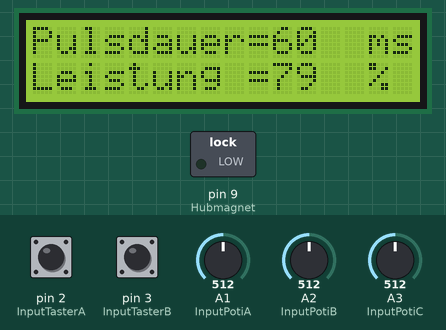
Recording of a sketch running on a simulated Arduino Uno, built with avr-gcc and run on an emulated ATmega328P. Parts: 16×2 character LCD, switched loads named in the sketch (green lamp = pin HIGH). Dashed ring = blinking. The test bench sets the inputs (shaded band); at power-on: pin 3 (InputTasterB) LOW, A3 (InputPotiC) = 512, A1 (InputPotiA) = 512, A2 (InputPotiB) = 512, pin 2 (InputTasterA) LOW.

Above: at 1.2 s.
1.3 s: pin 3 (InputTasterB) pulled HIGH for 0.15 s
At 2.1 s:
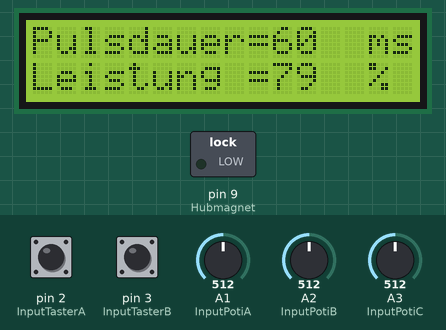
4.4 s: A3 (InputPotiC) set to 306
At 5.0 s:
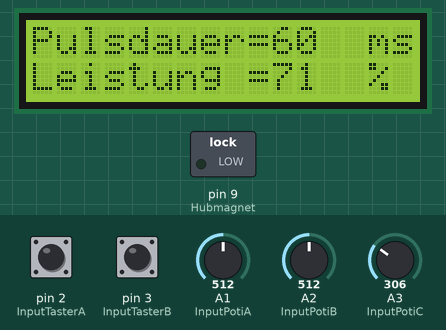
7.4 s: A1 (InputPotiA) set to 716
At 8.5 s:
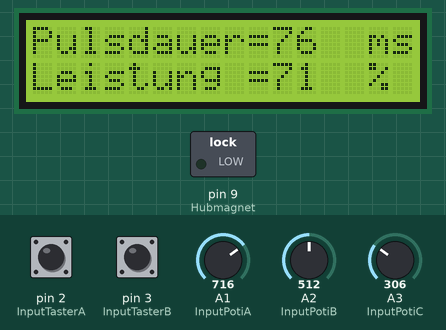
9.4 s: A2 (InputPotiB) set to 900
10.9 s: A2 (InputPotiB) set to 1023
At 11.09 s:
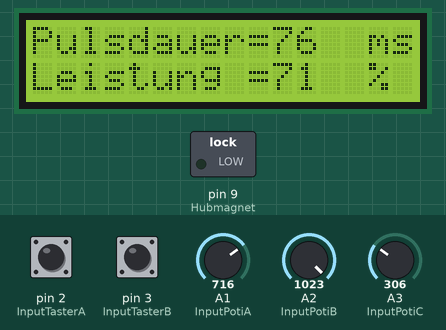
13.9 s: A1 (InputPotiA) set to 122
At 14.24 s:
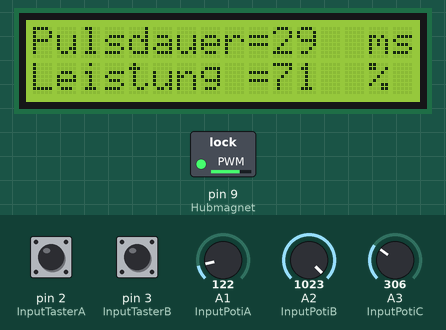
Timing chart, 0 to 16.5 s (numbered marks = the images above; inputs shaded):
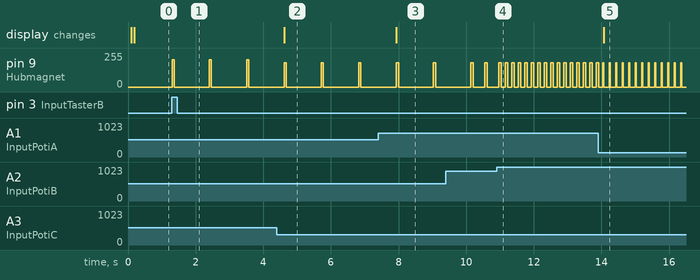

Measured:
- after the input at 1.3 s, pin 9 (Hubmagnet): alternates 203/255 for 0.06 s and 0/255 for 1.0 s, starting at once
- after the input at 4.4 s, the display: changes after 0.22 s (image 2)
- after the input at 7.4 s, the display: changes after 0.53 s (image 3)
- after the input at 10.9 s, pin 9 (Hubmagnet): alternates 181/255 for 0.08 s and 0/255 for 0.12 s, starting after 0.25 s
- after the input at 13.9 s, the display: changes after 0.16 s (image 5)

The sketch:

Steuerung_Impulshammer.ino
```cpp
// IRLIZ44N MOS FET PWM Motoransteuerung
// Schaltung IRLIU44N und Pinbelegung
// 1 - Gate > 180 Ohm > Arduino Pin 9
// 2 - Drain > Motor > +
// 3 - Source > GND Arduino und Netzteil
// Widerstand mit 10k Ohm von Gate zu Source

#include <LiquidCrystal_I2C.h>
LiquidCrystal_I2C lcd(0x27, 2, 1, 0, 4, 5, 6, 7, 3, POSITIVE);

//Variablen

int Pulsdauer = 50;
int Wiederholfrequenz = 2000;
int Leistung = 255;

//Zustände der Inputs
int ZustandTasterA;
int ZustandTasterB;

//Pin Belegungen der Inputs
int InputTasterA = 2; // TasterA --> Einzelbetrieb
int InputTasterB = 3; // TasterB --> Dauerbetrieb
int InputPotiA = 1; // PotiA --> Pulsdauer
int InputPotiB = 2; // PotiB --> Wiederholfrequenz
int InputPotiC = 3; // PotiC --> Leistung

//Pin Belegungen der Outputs
int Hubmagnet = 9; // Gate des Mosfets an Pin 3 (PWM)

int tic;
bool pressed=false;

volatile byte dauerbetrieb=LOW;

void setup() {
  //Setup KraM
  lcd.begin(16,2);
  Serial.begin(9600);
  pinMode(InputTasterA,INPUT);
  pinMode(InputTasterB,INPUT);
  pinMode(Hubmagnet, OUTPUT);
  attachInterrupt(digitalPinToInterrupt(InputTasterB), toggle, RISING);

  tic=millis();
  lcd_print_static();
}

void loop()
{
  lcd_print_dynamic();
//Taster

  ZustandTasterA = digitalRead(InputTasterA);

  if((ZustandTasterA==true)&&(dauerbetrieb==false))
  {
    einzel_betrieb();
  }
  if((ZustandTasterA==false)&&(dauerbetrieb==false))
  {
    pressed=false;
  }

  if(dauerbetrieb==true)
  {
    fire(Leistung,Wiederholfrequenz,Pulsdauer);
  }


  //Serial.println(ZustandTasterA,DEC);


  //Serial.println(ZustandTasterB,DEC);


//Potentiometer

  Pulsdauer = analogRead(InputPotiA);
  //Serial.println(Pulsdauer);
  Pulsdauer = map(Pulsdauer, 0, 1010, 20, 100); // Intervall der Pulsdauer: 20ms - 100ms
  //delay(20);

  Wiederholfrequenz = analogRead(InputPotiB);
  //Serial.println(Wiederholfrequenz);
  Wiederholfrequenz = map(Wiederholfrequenz, 0, 1010, 2000, 200); // Intervall der Wiederholfrequenz: 20ms - 2000ms
  //delay(20);

  Leistung = analogRead(InputPotiC);
  //Serial.println(Leistung);
  Leistung = map(Leistung, 0, 1010, 150, 255); // Intervall der PWM: 150 - 255
  //delay(20);

}


void toggle()
{
  dauerbetrieb=!dauerbetrieb;
  delayMicroseconds(20);
}


void lcd_print_static()
{
  lcd.setCursor(0,0);
  lcd.print("Pulsdauer=");
  lcd.setCursor(14,0);
  lcd.print("ms");
  lcd.setCursor(0,1);
  lcd.print("Leistung =");
  lcd.setCursor(14,1);
  lcd.print("%");
}
void lcd_print_dynamic()
{
  int toc=millis();
  if((toc-tic)>100)
  {
    lcd.setCursor(10,0);
    lcd.print("    ");
    lcd.setCursor(10,1);
    lcd.print("    ");
    tic=millis();
  }
  lcd.setCursor(10,0);
  lcd.print(Pulsdauer);
  double leistung=0.393*Leistung;
  lcd.setCursor(10,1);
  lcd.print((int)leistung);
}


void einzel_betrieb()
{
  if(pressed==false)
  {
    fire(Leistung,Pulsdauer,Pulsdauer);
    pressed=true;
  }

}


void fire(int leistung,int frequenz,int pulsdauer)
{
   int wait=frequenz-pulsdauer;
   analogWrite(Hubmagnet, leistung);
   delay(pulsdauer);
   analogWrite(Hubmagnet, 0);
   delay(wait);
}
```
